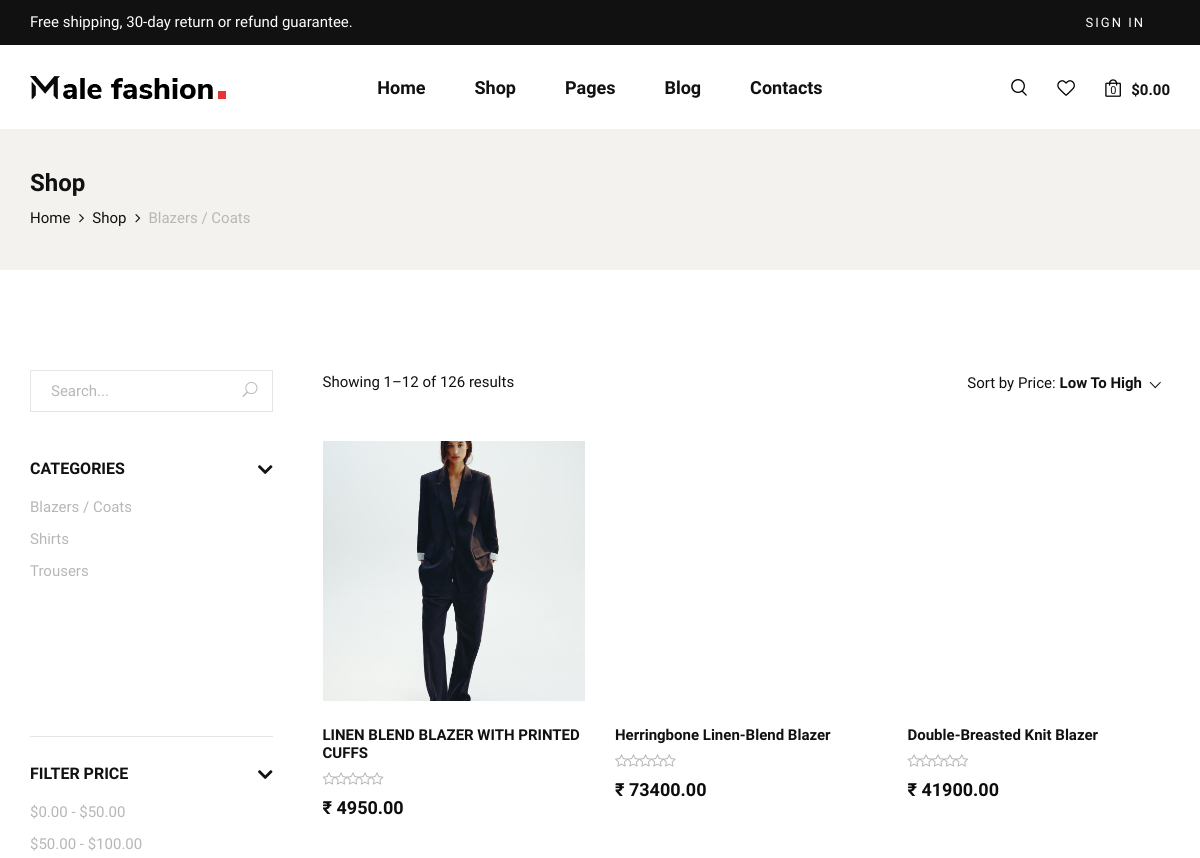
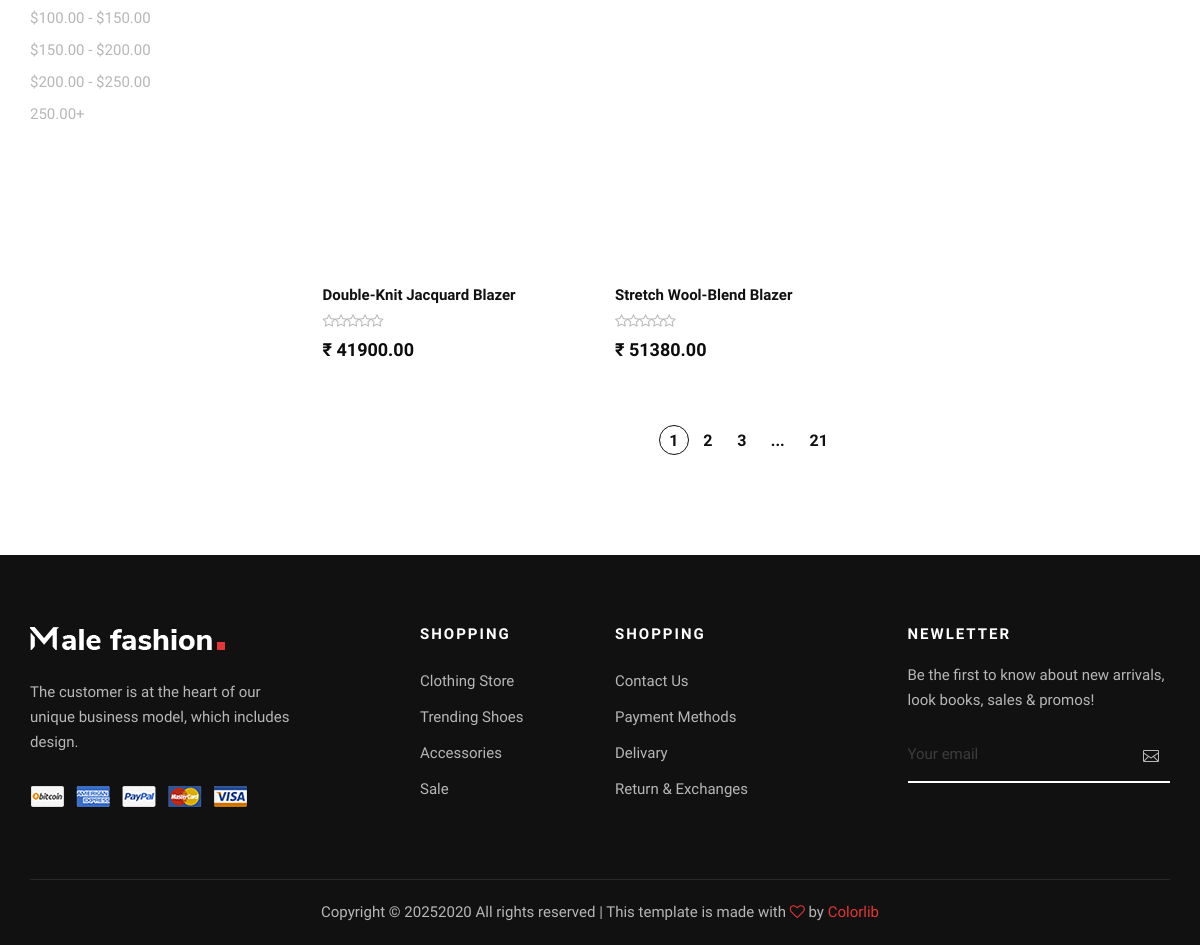
Screenshot of /products/blazers-coats/ with the database file from the repository (2 pictures, top to bottom).
### products/models.py (models this page shows, shortened)
class Categories(models.Model):
    name = models.CharField( max_length=50,unique=True)
    slug = models.SlugField(unique=True,blank=True)
    image = models.ImageField(upload_to='category_images/')

class Product(models.Model):
    category = models.ForeignKey(Categories, on_delete=models.CASCADE)
    name = models.CharField(max_length=150,unique=True)
    slug = models.SlugField(unique=True,blank=True)
    description = models.TextField()
    price = models.DecimalField(max_digits=10, decimal_places=2)
    created_at = models.DateTimeField(auto_now_add=True)

class Inventory(models.Model):
    product = models.ForeignKey(Product, on_delete=models.CASCADE, related_name='inventories')
    color = models.ForeignKey(Color, on_delete=models.CASCADE, related_name='inventory_color')
    size = models.ForeignKey(Size, on_delete=models.CASCADE)
    stock = models.PositiveIntegerField(default=0)
    image = models.ImageField(upload_to='product_images',blank=True,null=True)
    class Meta:
        unique_together = ('product','color','size')

### products/views.py (the view)
# urls.py: path('',include('products.urls')),
def products(request, slug=None):
    if slug:
        category = get_object_or_404(Categories, slug=slug)
        items = Product.objects.filter(category=category)
        category_name = category.name
    else:
        items = Product.objects.filter(category=category)
        category_name = "All Products"
    categories = Categories.objects.all()
    context = {
        'items' : items,
        'category_name' : category_name,
        'categories' : categories,
    }
    return render(request,'products.html', context)

### products/templatetags/nav_tags.py (called while the page is built)
@register.simple_tag(takes_context=True)
def active_class(context, url_name):
    from django.urls import resolve
    try:
        return "active" if resolve(context['request'].path_info).url_name == url_name else ""
    except:
        return ""

### templates/products.html (shortened to what this page needs)
{% extends "base.html" %}
    {% load static %}
    {% block content %}
    <section class="breadcrumb-option">
        <div class="container">
            <div class="row">
                <div class="col-lg-12">
                    <div class="breadcrumb__text">
                        <h4>Shop</h4>
                        <div class="breadcrumb__links">
                            <a href="{% url 'index' %}">Home</a>
                            <a href="{% url 'shop' %}">Shop</a>
                            <span>{{category_name}}</span>
                        </div>
                    </div>
                </div>
            </div>
        </div>
    </section>
    <section class="shop spad">
        <div class="container">
            <div class="row">
                <div class="col-lg-3">
                    <div class="shop__sidebar">
                        <div class="shop__sidebar__search">
                            <form action="#">
                                <input type="text" placeholder="Search...">
                                <button type="submit"><span class="icon_search"></span></button>
                            </form>
                        </div>
                        <div class="shop__sidebar__accordion">
                            <div class="accordion" id="accordionExample">
                                <div class="card">
                                    <div class="card-heading">
                                        <a data-toggle="collapse" data-target="#collapseOne">Categories</a>
                                    </div>
                                    <div id="collapseOne" class="collapse show" data-parent="#accordionExample">
                                        <div class="card-body">
                                            <div class="shop__sidebar__categories">
                                                <ul class="nice-scroll">
                                                    {% for category in categories %}
                                                    <li><a href="{% url 'products' category.slug %}">{{category.name}}</a></li>
                                                    {% endfor %}
                                                </ul>
                                            </div>
                                        </div>
                                    </div>
                                </div>
                                <div class="card">
                                    <div class="card-heading">
                                        <a data-toggle="collapse" data-target="#collapseThree">Filter Price</a>
                                    </div>
                                    <div id="collapseThree" class="collapse show" data-parent="#accordionExample">
                                        <div class="card-body">
                                            <div class="shop__sidebar__price">
                                                <ul>
                                                    <li><a href="#">$0.00 - $50.00</a></li>
                                                    <li><a href="#">$50.00 - $100.00</a></li>
                                                    <li><a href="#">$100.00 - $150.00</a></li>
                                                    <li><a href="#">$150.00 - $200.00</a></li>
                                                    <li><a href="#">$200.00 - $250.00</a></li>
                                                    <li><a href="#">250.00+</a></li>
                                                </ul>
                                            </div>
                                        </div>
                                    </div>
                                </div>
                            </div>
                        </div>
                    </div>
                </div>
                <div class="col-lg-9">
                    <div class="shop__product__option">
                        <div class="row">
                            <div class="col-lg-6 col-md-6 col-sm-6">
                                <div class="shop__product__option__left">
                                    <p>Showing 1–12 of 126 results</p>
                                </div>
                            </div>
                            <div class="col-lg-6 col-md-6 col-sm-6">
                                <div class="shop__product__option__right">
                                    <p>Sort by Price:</p>
                                </div>
                            </div>
                        </div>
                    </div>
                    <div class="row">
                        {% for item in items %}
                            <div class="col-lg-4 col-md-6 col-sm-6">
                                <div class="product__item">
                                    {% with inventory_items=item.inventories.all %}
                                        {% if inventory_items.exists %}
                                            <div class="product__item__pic"
                                                style="background-image: url('{{ inventory_items.0.image.url }}'); background-size: cover; background-position: center;">
                                        {% endif %}
                                            </div>
                                    {% endwith %}
                                    <div class="product__item__text">
                                        <h6>{{item.name}}</h6>
                                        <div class="rating">
                                            <i class="fa fa-star-o"></i>
                                            <i class="fa fa-star-o"></i>
                                            <i class="fa fa-star-o"></i>
                                            <i class="fa fa-star-o"></i>
                                            <i class="fa fa-star-o"></i>
                                        </div>
                                        <h5>₹ {{item.price}}</h5>
                                    </div>
                                </div>
                            </div>
                        {% endfor %}
                    </div>
                    <div class="row">
                        <div class="col-lg-12">
                            <div class="product__pagination">
                                <a class="active" href="#">1</a>
                                <a href="#">2</a>
                                <a href="#">3</a>
                                <span>...</span>
                                <a href="#">21</a>
                            </div>
                        </div>
                    </div>
                </div>
            </div>
        </div>
    </section>
{% endblock content %}

### static/css/style.css (style rules this page uses)
html, body { height: 100%; font-family: "Nunito Sans", sans-serif; -webkit-font-smoothing: antialiased; }
h1, h2, h3, h4, h5, h6 { margin: 0; color: #111111; font-weight: 400; font-family: "Nunito Sans", sans-serif; }
h4 { font-size: 24px; }
h5 { font-size: 18px; }
h6 { font-size: 16px; }
p { font-size: 15px; font-family: "Nunito Sans", sans-serif; color: #3d3d3d; font-weight: 400; line-height: 25px; margin: 0 0 15px 0; }
ul, ol { padding: 0; margin: 0; }
.spad { padding-top: 100px; padding-bottom: 100px; }
.product__item { overflow: hidden; margin-bottom: 40px; }
.product__item__pic { height: 260px; position: relative; background-position: center center; }
.product__item__text { padding-top: 25px; position: relative; }
.product__item__text h6 { color: #111111; font-size: 15px; font-weight: 600; margin-bottom: 5px; -webkit-transition: all, 0.3s; -o-transition: all, 0.3s; transition: all, 0.3s; }
.product__item__text .rating { margin-bottom: 6px; }
.product__item__text .rating i { font-size: 14px; color: #b7b7b7; margin-right: -5px; }
.product__item__text h5 { color: #0d0d0d; font-weight: 700; }
.shop__sidebar { padding-right: 20px; }
.shop__sidebar__search { margin-bottom: 45px; }
.shop__sidebar__search form { position: relative; }
.shop__sidebar__search form input { width: 100%; font-size: 15px; color: #b7b7b7; padding-left: 20px; border: 1px solid #e5e5e5; height: 42px; }
.shop__sidebar__search form input::placeholder { color: #b7b7b7; }
.shop__sidebar__search form button { color: #b7b7b7; font-size: 15px; border: none; background: transparent; position: absolute; right: 0; padding: 0 15px; top: 0; height: 100%; }
.shop__sidebar__accordion .card { border: none; border-radius: 0; margin-bottom: 25px; }
.shop__sidebar__accordion .card:last-child { margin-bottom: 0; }
.shop__sidebar__accordion .card:last-child .card-body { padding-bottom: 0; border-bottom: none; }
.shop__sidebar__accordion .card-body { padding: 0; padding-top: 10px; padding-bottom: 20px; border-bottom: 1px solid #e5e5e5; }
.shop__sidebar__accordion .card-heading { cursor: pointer; }
.shop__sidebar__accordion .card-heading a { color: #111111; font-size: 16px; font-weight: 700; text-transform: uppercase; display: block; }
.shop__sidebar__categories ul, .shop__sidebar__price ul, .shop__sidebar__brand ul { height: 225px; }
.shop__sidebar__categories ul li, .shop__sidebar__price ul li, .shop__sidebar__brand ul li { list-style: none; }
.shop__sidebar__categories ul li a, .shop__sidebar__price ul li a, .shop__sidebar__brand ul li a { color: #b7b7b7; font-size: 15px; line-height: 32px; -webkit-transition: all, 0.3s; -o-transition: all, 0.3s; transition: all, 0.3s; }
.shop__sidebar__price ul { height: auto; }
.shop__sidebar__accordion .card-heading a:after, .shop__sidebar__accordion .card-heading>a.active[aria-expanded=false]:after { content: ""; font-family: "FontAwesome"; font-size: 24px; font-weight: 700; color: #111111; position: absolute; right: 0; top: 2px; line-height: 20px; }
.shop__product__option { margin-bottom: 45px; }
.shop__product__option p { color: #111111; margin-bottom: 0; }
.shop__product__option__right { text-align: right; }
.shop__product__option__right p { display: inline-block; margin-bottom: 0; }
.product__pagination { padding-top: 25px; text-align: center; }
.product__pagination a { display: inline-block; font-size: 16px; font-weight: 700; color: #111111; height: 30px; width: 30px; border: 1px solid transparent; border-radius: 50%; line-height: 30px; text-align: center; }
.product__pagination a.active { border-color: #111111; }
.product__pagination span { display: inline-block; font-size: 16px; font-weight: 700; color: #111111; padding-left: 10px; padding-right: 15px; }
.breadcrumb-option { background: #f3f2ee; padding: 40px 0; }
.breadcrumb__text h4 { color: #111111; font-weight: 700; margin-bottom: 8px; }
.breadcrumb__links a { font-size: 15px; color: #111111; margin-right: 18px; display: inline-block; position: relative; }
.breadcrumb__links a:after { position: absolute; right: -14px; top: 0; content: ""; font-family: "FontAwesome"; }
.breadcrumb__links span { font-size: 15px; color: #b7b7b7; display: inline-block; }
@media only screen and (min-width: 1200px) { .container { max-width: 1170px; } }

### rows the page displays
Categories: name "Blazers / Coats"
Categories: name "Shirts"
Categories: name "Trousers"
Product: inventories.all.0.image (picture), name "LINEN BLEND BLAZER WITH PRINTED CUFFS", price "4950.00"
Product: name "Herringbone Linen-Blend Blazer", price "73400.00"
Product: name "Double-Breasted Knit Blazer", price "41900.00"
Product: name "Double-Knit Jacquard Blazer", price "41900.00"
Product: name "Stretch Wool-Blend Blazer", price "51380.00"
